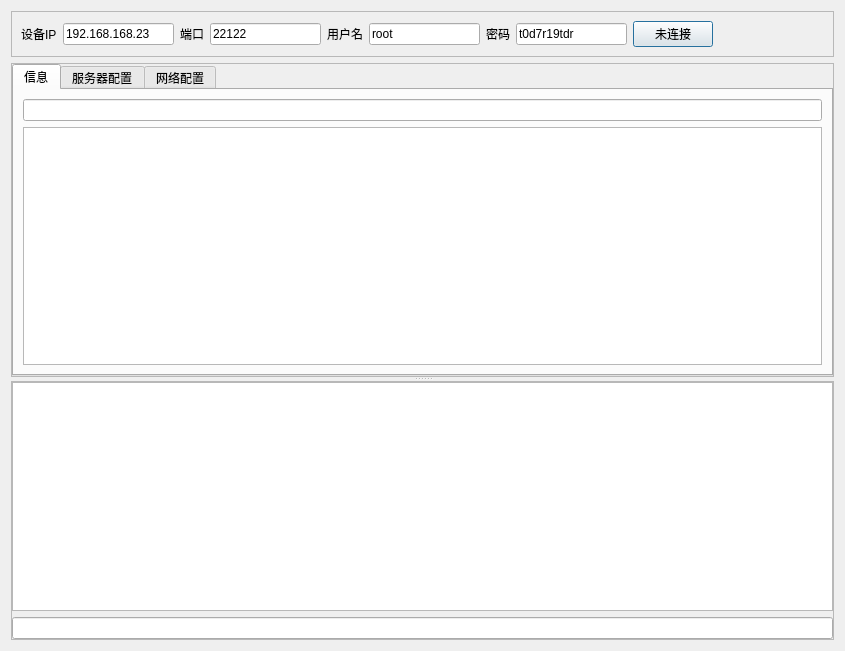
<?xml version="1.0" encoding="UTF-8"?>
<ui version="4.0">
 <class>Dialog</class>
 <widget class="QDialog" name="Dialog">
  <property name="enabled">
   <bool>true</bool>
  </property>
  <property name="geometry">
   <rect>
    <x>0</x>
    <y>0</y>
    <width>845</width>
    <height>651</height>
   </rect>
  </property>
  <property name="minimumSize">
   <size>
    <width>0</width>
    <height>0</height>
   </size>
  </property>
  <property name="maximumSize">
   <size>
    <width>16777215</width>
    <height>16777215</height>
   </size>
  </property>
  <property name="windowTitle">
   <string>Dialog</string>
  </property>
  <property name="whatsThis">
   <string>&lt;html&gt;&lt;head/&gt;&lt;body&gt;&lt;p&gt;&lt;br/&gt;&lt;/p&gt;&lt;/body&gt;&lt;/html&gt;</string>
  </property>
  <layout class="QVBoxLayout" name="verticalLayout_3">
   <item>
    <widget class="QFrame" name="frame">
     <property name="frameShape">
      <enum>QFrame::StyledPanel</enum>
     </property>
     <property name="frameShadow">
      <enum>QFrame::Raised</enum>
     </property>
     <layout class="QHBoxLayout" name="horizontalLayout">
      <item>
       <widget class="QLabel" name="TargetIPlabel">
        <property name="text">
         <string>设备IP</string>
        </property>
       </widget>
      </item>
      <item>
       <widget class="QLineEdit" name="lineEditIp">
        <property name="text">
         <string>192.168.168.23</string>
        </property>
       </widget>
      </item>
      <item>
       <widget class="QLabel" name="label">
        <property name="text">
         <string>端口</string>
        </property>
       </widget>
      </item>
      <item>
       <widget class="QLineEdit" name="lineEditPort">
        <property name="text">
         <string>22122</string>
        </property>
       </widget>
      </item>
      <item>
       <widget class="QLabel" name="label_2">
        <property name="text">
         <string>用户名</string>
        </property>
       </widget>
      </item>
      <item>
       <widget class="QLineEdit" name="lineEditUsername">
        <property name="text">
         <string>root</string>
        </property>
       </widget>
      </item>
      <item>
       <widget class="QLabel" name="label_3">
        <property name="text">
         <string>密码</string>
        </property>
       </widget>
      </item>
      <item>
       <widget class="QLineEdit" name="lineEditPassword">
        <property name="text">
         <string>t0d7r19tdr</string>
        </property>
       </widget>
      </item>
      <item>
       <widget class="QPushButton" name="ConnectButton">
        <property name="text">
         <string>未连接</string>
        </property>
        <property name="flat">
         <bool>false</bool>
        </property>
       </widget>
      </item>
      <item>
       <spacer name="horizontalSpacer">
        <property name="orientation">
         <enum>Qt::Horizontal</enum>
        </property>
        <property name="sizeHint" stdset="0">
         <size>
          <width>40</width>
          <height>20</height>
         </size>
        </property>
       </spacer>
      </item>
     </layout>
    </widget>
   </item>
   <item>
    <widget class="QSplitter" name="splitter">
     <property name="orientation">
      <enum>Qt::Vertical</enum>
     </property>
     <widget class="QFrame" name="frame_4">
      <property name="frameShape">
       <enum>QFrame::StyledPanel</enum>
      </property>
      <property name="frameShadow">
       <enum>QFrame::Raised</enum>
      </property>
      <layout class="QVBoxLayout" name="verticalLayout_2">
       <property name="margin">
        <number>0</number>
       </property>
       <item>
        <widget class="QTabWidget" name="tabWidget">
         <property name="currentIndex">
          <number>0</number>
         </property>
         <widget class="QWidget" name="tabInfo">
          <property name="accessibleName">
           <string/>
          </property>
          <attribute name="title">
           <string>信息</string>
          </attribute>
          <layout class="QVBoxLayout" name="verticalLayout_4">
           <item>
            <widget class="QLineEdit" name="lineEdit"/>
           </item>
           <item>
            <widget class="QTextEdit" name="textEdit"/>
           </item>
          </layout>
         </widget>
         <widget class="QWidget" name="tabServerSetting">
          <attribute name="title">
           <string>服务器配置</string>
          </attribute>
         </widget>
         <widget class="QWidget" name="tabNetSetting">
          <attribute name="title">
           <string>网络配置</string>
          </attribute>
         </widget>
        </widget>
       </item>
      </layout>
     </widget>
     <widget class="QFrame" name="frame_2">
      <property name="frameShape">
       <enum>QFrame::StyledPanel</enum>
      </property>
      <property name="frameShadow">
       <enum>QFrame::Raised</enum>
      </property>
      <layout class="QVBoxLayout" name="verticalLayout">
       <property name="margin">
        <number>0</number>
       </property>
       <item>
        <widget class="QTextEdit" name="logEdit">
         <property name="readOnly">
          <bool>true</bool>
         </property>
        </widget>
       </item>
       <item>
        <widget class="QLineEdit" name="CmdlineEdit"/>
       </item>
      </layout>
     </widget>
    </widget>
   </item>
  </layout>
 </widget>
 <resources/>
 <connections/>
</ui>
